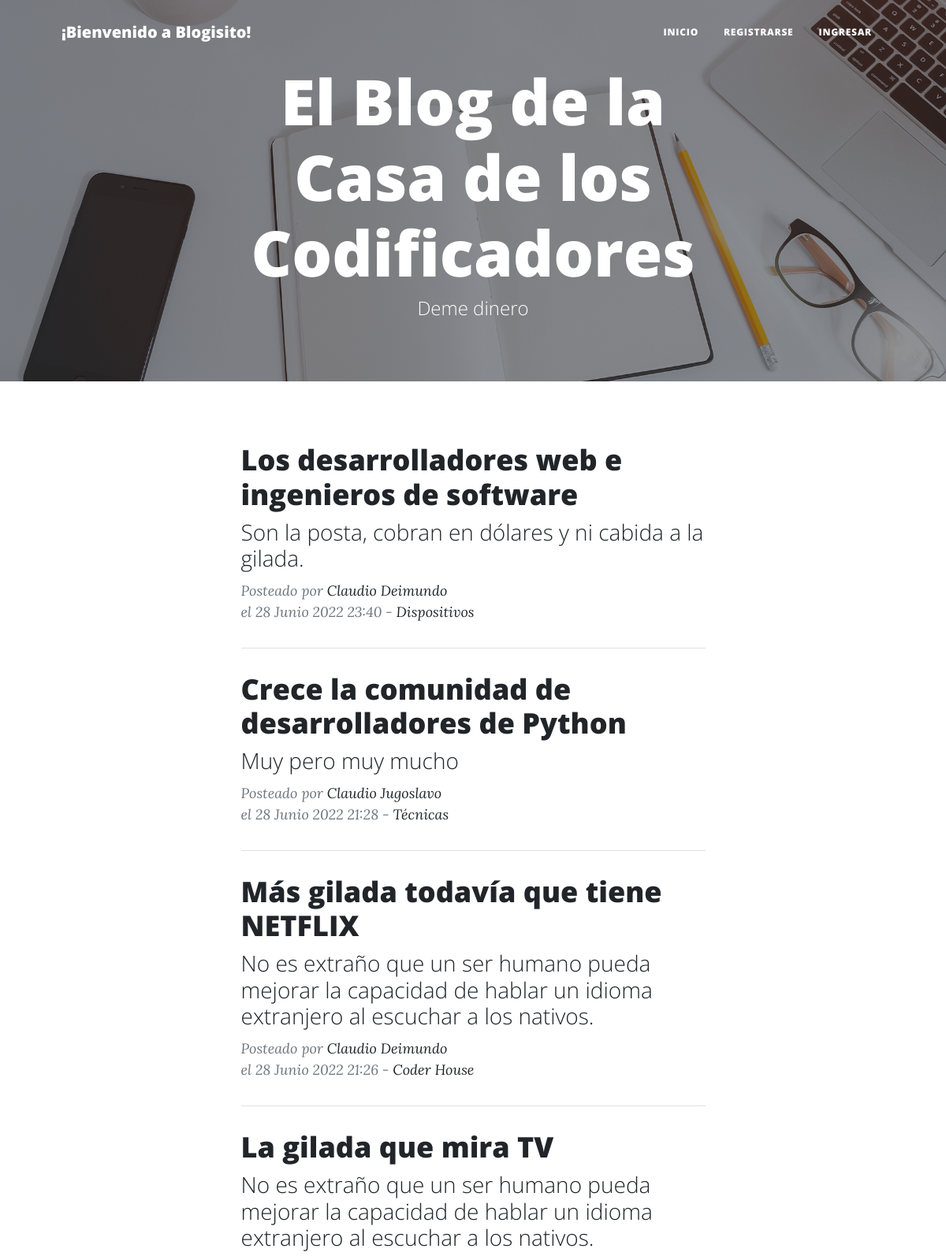
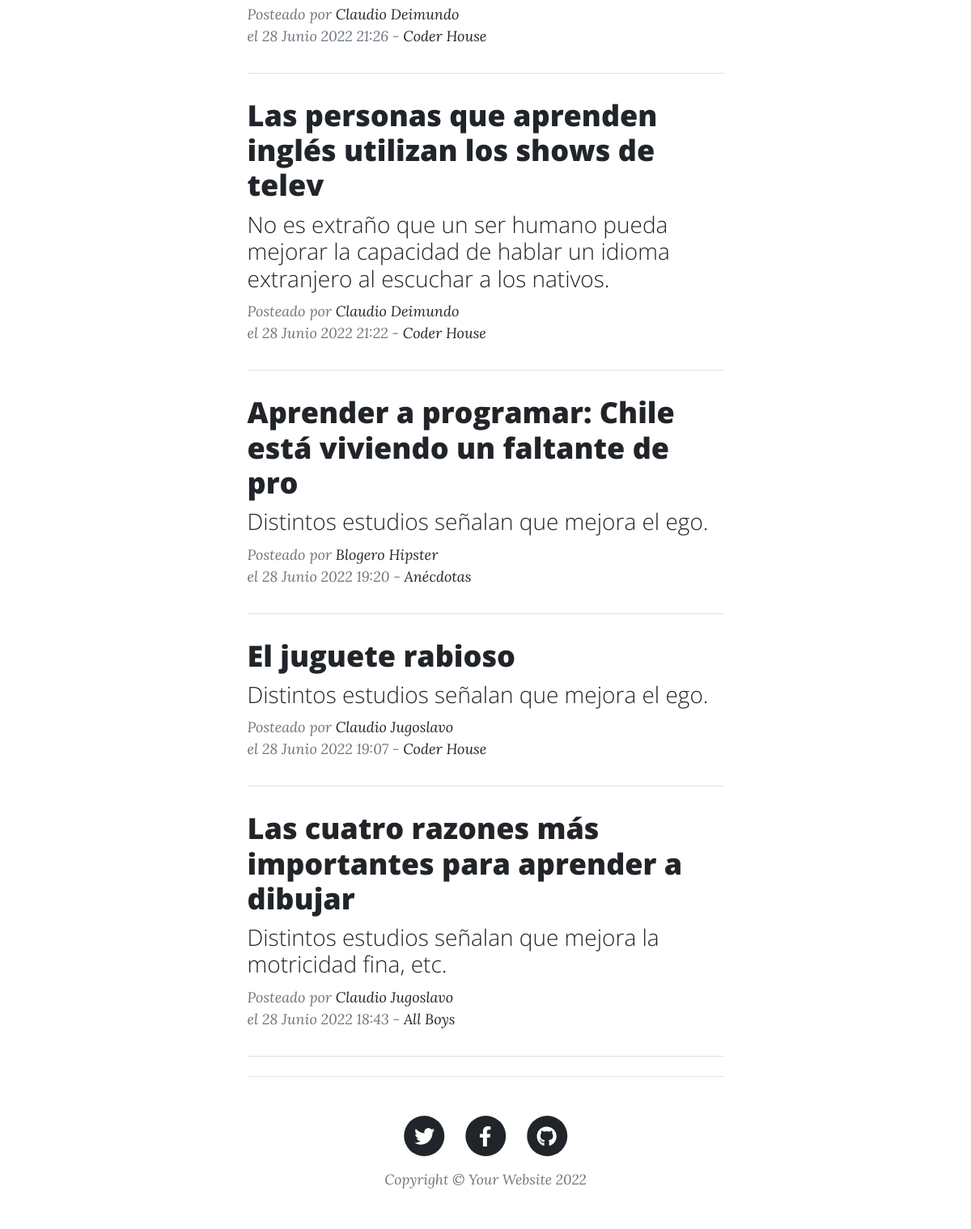
The app's page /, older data (2 pictures, top to bottom).
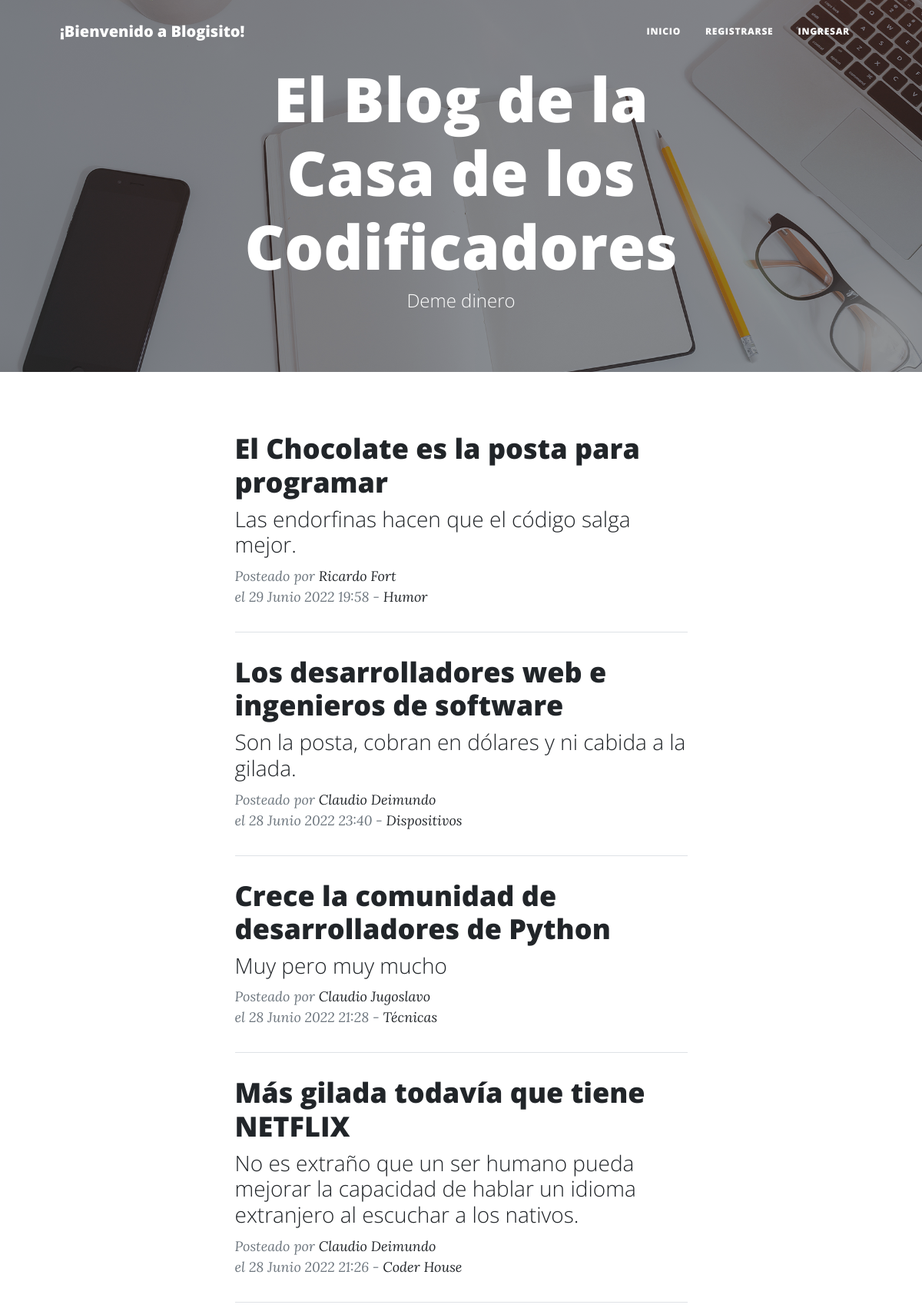
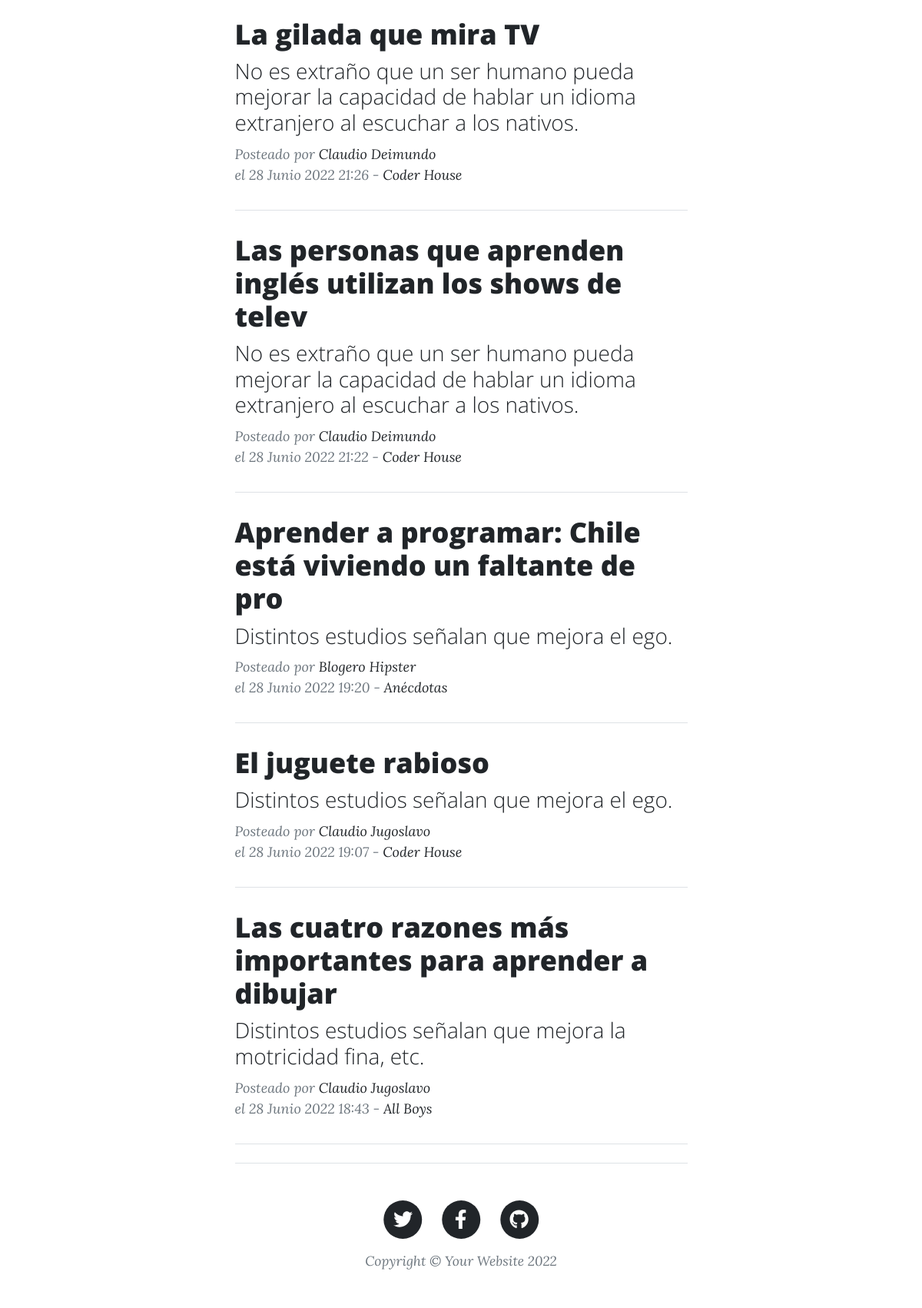
The same page, newer data (2 pictures, top to bottom).
### app_blog/models.py (models this page shows, shortened)
class Posteo(models.Model):
    titulo = models.CharField(max_length=60)
    subtitulo = models.CharField(max_length=120)
    autor = models.ForeignKey(User, on_delete=models.CASCADE)
    fecha_publicacion = models.DateTimeField(auto_now_add=True)
    contenido = RichTextField(blank=True)
    imagen = models.ImageField(upload_to='images/')
    categoria = models.CharField(max_length=100, default='General')
    url = models.SlugField(max_length=264, unique=True)
    likes = models.ManyToManyField(User, related_name='like', blank=True)

### app_blog/views.py (the view)
# urls.py: path('', Home.as_view(), name='index'),
class Home(ListView):
    model = Posteo
    template_name = 'index.html'
    ordering = ['-fecha_publicacion']

### app_blog/templates/index.html (shortened to what this page needs)
{%extends 'main.html'%}
{%load static%}
{%block contenido%}
    <header class="index">
            <div class="container position-relative px-4 px-lg-5">
                <div class="row gx-4 gx-lg-5 justify-content-center">
                    <div class="col-md-10 col-lg-8 col-xl-7">
                        <div class="site-heading">
                            <h1>El Blog de la Casa de los Codificadores</h1>
                            <span class="subheading">Deme dinero</span>
                        </div>
                    </div>
                </div>
            </div>
        </header>
        <div class="container px-4 px-lg-5">
            <div class="row gx-4 gx-lg-5 justify-content-center">
                <div class="col-md-10 col-lg-8 col-xl-7">
                    {% for x in object_list %}
                    <div class="post-preview">
                        <a href="{% url 'post' x.url %}">
                            <h2 class="post-title"> {{ x.titulo }} </h2>
                            <h3 class="post-subtitle"> {{ x.subtitulo }} </h3>
                        </a>
                        <p class="post-meta">
                            Posteado por
                            <a href="{% url 'perfiles'%}">{{ x.autor.first_name }} {{ x.autor.last_name }}</a><br/>
                            el {{ x.fecha_publicacion }} - <a href="{% url 'categoria' x.categoria %} ">{{ x.categoria }}</a>
                        </p>
                        <hr class="my-4" />
                    {% endfor %}
                </div>
            </div>
        </div>
        <footer class="border-top">
            <div class="container px-4 px-lg-5">
                <div class="row gx-4 gx-lg-5 justify-content-center">
                    <div class="col-md-10 col-lg-8 col-xl-7">
                        <ul class="list-inline text-center">
                            <li class="list-inline-item">
                                <a href="#!">
                                    <span class="fa-stack fa-lg">
                                        <i class="fas fa-circle fa-stack-2x"></i>
                                        <i class="fab fa-twitter fa-stack-1x fa-inverse"></i>
                                    </span>
                                </a>
                            </li>
                            <li class="list-inline-item">
                                <a href="#!">
                                    <span class="fa-stack fa-lg">
                                        <i class="fas fa-circle fa-stack-2x"></i>
                                        <i class="fab fa-facebook-f fa-stack-1x fa-inverse"></i>
                                    </span>
                                </a>
                            </li>
                            <li class="list-inline-item">
                                <a href="#!">
                                    <span class="fa-stack fa-lg">
                                        <i class="fas fa-circle fa-stack-2x"></i>
                                        <i class="fab fa-github fa-stack-1x fa-inverse"></i>
                                    </span>
                                </a>
                            </li>
                        </ul>
                        <div class="small text-center text-muted fst-italic">Copyright &copy; Your Website 2022</div>
                    </div>
                </div>
            </div>
        </footer>
    </body>
</html>
{%endblock%}

Row changes from the older to the newer data that the page shows:
added Posteo: titulo "El Chocolate es la posta para programar", subtitulo "Las endorfinas hacen que el código salga mejor.", autor.first_name "Ricardo", autor.last_name "Fort", fecha_publicacion "29 Junio 2022 19:58", categoria "Humor"
